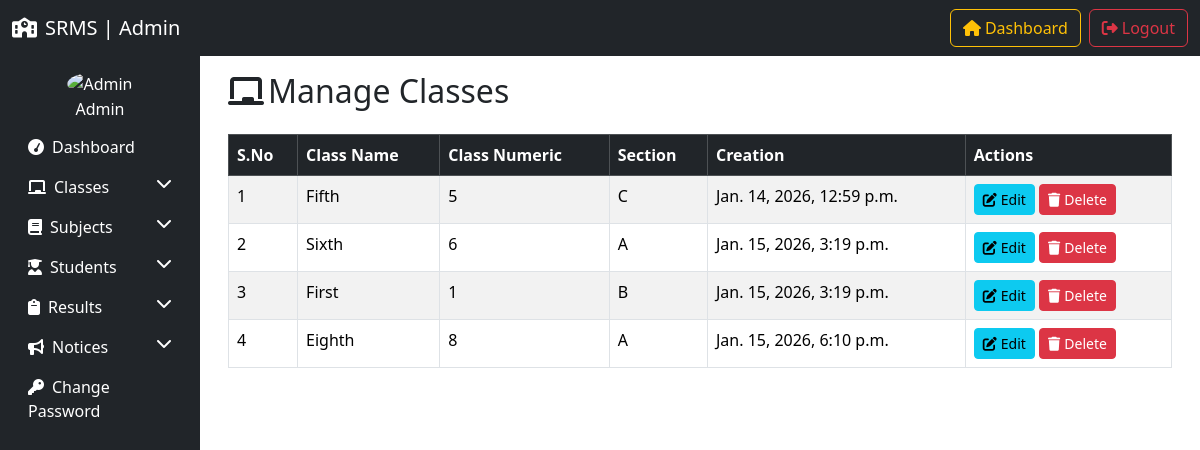
The app's page /manage_classes/ with its own data.
### resultapp/models.py (models this page shows, shortened)
class Class(models.Model):
    class_name=models.CharField(max_length=50)
    class_numeric=models.IntegerField()
    section=models.CharField(max_length=20)
    created_at=models.DateTimeField(auto_now_add=True)
    updated_at=models.DateTimeField(auto_now=True)

### resultapp/views.py (the view, shortened to what this page needs)
# urls.py: path("manage_classes/", manage_classes, name="manage_classes"),
def manage_classes(request):
    classes=Class.objects.all()
    return render(request,'manage_classes.html',locals())

### resultapp/templates/manage_classes.html (shortened to what this page needs)
{%extends 'admin_base.html'%}
{%block content%}
<div class="container-fluid">
    <h2 class="mb-4"><i class="fas fa-chalkboard me-1"></i>Manage Classes</h2>
    <table class="table table-bordered table-striped">
        <thead class="table-dark">
            <tr>
                <th>S.No</th>
                <th>Class Name</th>
                <th>Class Numeric</th>
                <th>Section</th>
                <th>Creation</th>
                <th>Actions</th>
            </tr>
        </thead>
        <tbody>
            {%for class in classes%}
            <tr>
                <td>{{forloop.counter}}</td>
                <td>{{class.class_name}}</td>
                <td>{{class.class_numeric}}</td>
                <td>{{class.section}}</td>
                <td>{{class.created_at}}</td>
                <td>
                    <a href="{%url 'edit_class' class.id%}" class="btn btn-info btn-sm"><i
                            class="fas fa-edit me-1"></i>Edit</a>
                    <a href="?delete={{class.id}}"
                        onclick="return confirm('Are you sure you want to delete this class?')"
                        class="btn btn-danger btn-sm"><i class="fas fa-trash me-1"></i>Delete</a>
                </td>
            </tr>
            {%empty%}
            <tr>
                <td colspan="6" class="text-center">No classes found</td>
            </tr>
            {%endfor%}
        </tbody>
    </table>
</div>
{%endblock%}

### records on screen
Class: class_name "Fifth", class_numeric "5", section "C", created_at "Jan. 14, 2026, 12:59 p.m."
Class: class_name "Sixth", class_numeric "6", section "A", created_at "Jan. 15, 2026, 3:19 p.m."
Class: class_name "First", class_numeric "1", section "B", created_at "Jan. 15, 2026, 3:19 p.m."
Class: class_name "Eighth", class_numeric "8", section "A", created_at "Jan. 15, 2026, 6:10 p.m."
